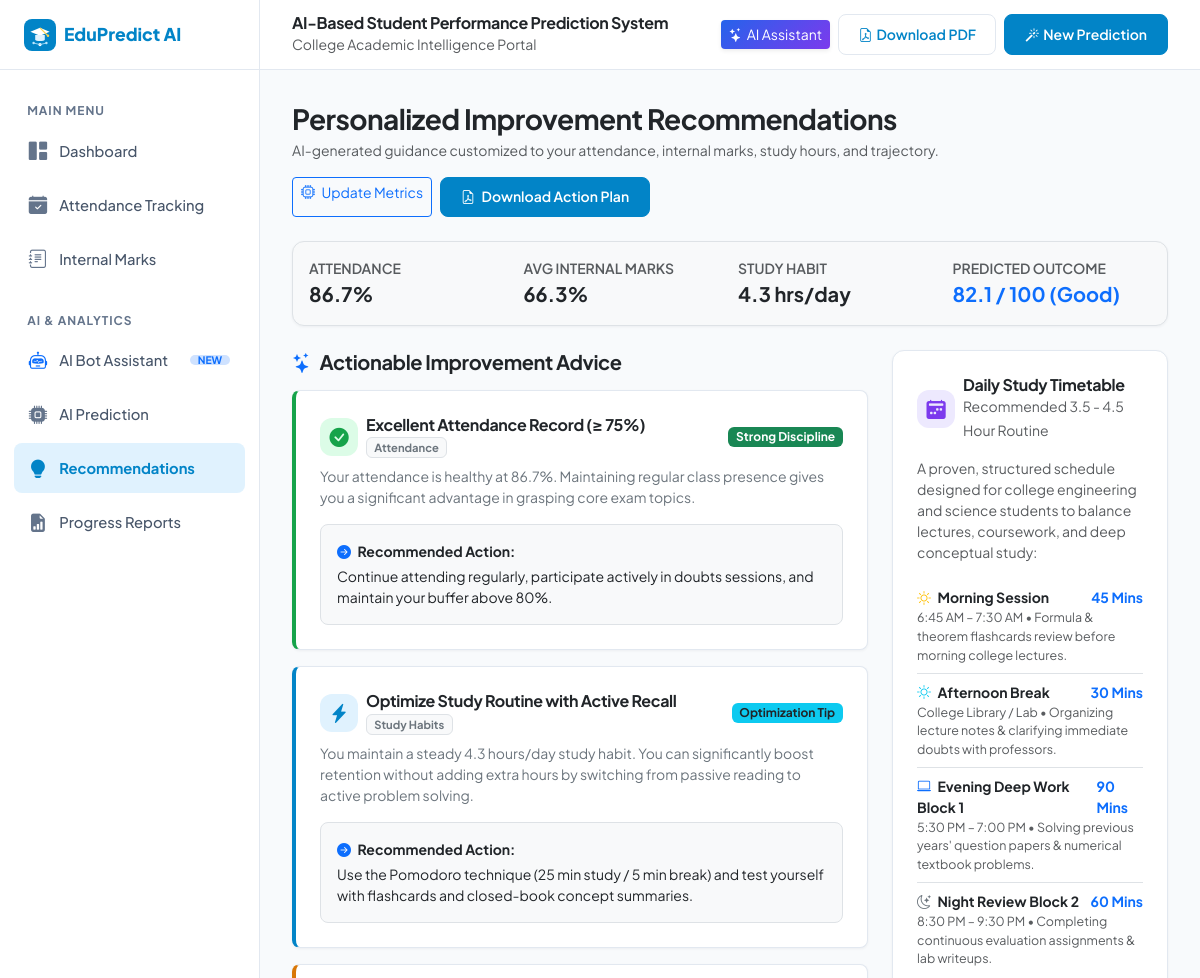
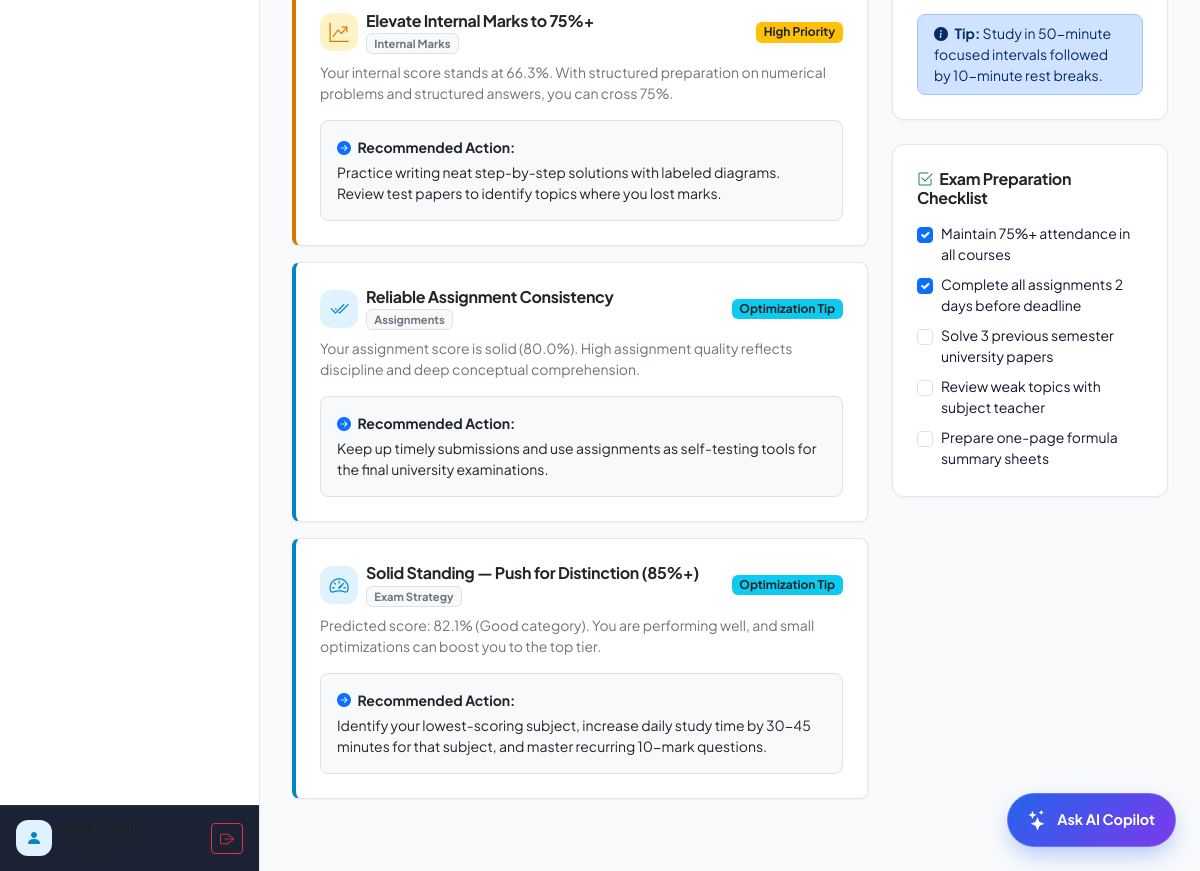
Page /recommendations (signed in) on the committed database (2 pictures, top to bottom).
### tables this page shows
CREATE TABLE predictions (
        id INTEGER PRIMARY KEY AUTOINCREMENT,
        student_id INTEGER NOT NULL,
        attendance REAL NOT NULL,
        study_hours REAL NOT NULL,
        internal_marks REAL NOT NULL,
        assignment_marks REAL NOT NULL,
        previous_semester_marks REAL NOT NULL,
        predicted_marks REAL NOT NULL,
        category TEXT NOT NULL,
        created_at TIMESTAMP DEFAULT CURRENT_TIMESTAMP, subject_name TEXT DEFAULT 'Overall Examination',
        FOREIGN KEY (student_id) REFERENCES students(id) ON DELETE CASCADE
    );

### app.py (the view)
@app.route('/recommendations')
@login_required
def recommendations():
    student = get_current_student()
    aggregates = compute_student_aggregates(student['id'])
    latest = aggregates['latest_prediction']
    study_hours = latest['study_hours'] if latest else 3.5
    assign_marks = latest['assignment_marks'] if latest else 75.0
    recs = generate_recommendations(
        attendance_pct=aggregates['overall_attendance_pct'],
        study_hours=study_hours,
        internal_avg=aggregates['avg_internal'],
        assignment_avg=assign_marks,
        predicted_marks=aggregates['predicted_marks'],
        category=aggregates['category']
    )
    return render_template(
        'recommendations.html',
        student=student,
        aggregates=aggregates,
        recommendations=recs,
        study_hours=study_hours
    )

### app.py (called while the page is built)
def login_required(view):
    @functools.wraps(view)
    def wrapped_view(**kwargs):
        if 'student_db_id' not in session:
            flash("Please sign in to access your student dashboard.", "warning")
            return redirect(url_for('login'))
        return view(**kwargs)
    return wrapped_view

def get_current_student():
    if 'student_db_id' not in session:
        return None
    conn = get_db_connection()
    student = conn.execute("SELECT * FROM students WHERE id = ?", (session['student_db_id'],)).fetchone()
    conn.close()
    return student

### database.py (called while the page is built)
def get_db_connection():
    conn = sqlite3.connect(DB_PATH)
    conn.row_factory = sqlite3.Row
    conn.execute("PRAGMA foreign_keys = ON")
    return conn

### templates/recommendations.html (shortened to what this page needs)
{% extends 'base.html' %}
{% block content %}
<div class="container-fluid px-0">
  <div class="d-flex flex-wrap justify-content-between align-items-center mb-4 gap-3">
    <div>
      <h3 class="fw-bold text-dark mb-1">Personalized Improvement Recommendations</h3>
      <p class="text-muted small mb-0">AI-generated guidance customized to your attendance, internal marks, study hours, and trajectory.</p>
    </div>
    <div class="d-flex gap-2">
      <a href="{{ url_for('predict') }}" class="btn btn-outline-primary btn-sm">
        <i class="bi bi-cpu me-1"></i> Update Metrics
      </a>
      <a href="{{ url_for('download_report_pdf') }}" class="btn btn-primary-soft btn-sm">
        <i class="bi bi-file-earmark-pdf me-1"></i> Download Action Plan
      </a>
    </div>
  </div>
  <div class="custom-card p-3 mb-4 bg-light border">
    <div class="row g-3 text-center text-sm-start align-items-center">
      <div class="col-sm-3 border-end-sm">
        <div class="small text-muted text-uppercase fw-semibold">Attendance</div>
        <div class="fw-bold fs-5 text-dark">{{ aggregates['overall_attendance_pct'] }}%</div>
      </div>
      <div class="col-sm-3 border-end-sm">
        <div class="small text-muted text-uppercase fw-semibold">Avg Internal Marks</div>
        <div class="fw-bold fs-5 text-dark">{{ aggregates['avg_internal'] }}%</div>
      </div>
      <div class="col-sm-3 border-end-sm">
        <div class="small text-muted text-uppercase fw-semibold">Study Habit</div>
        <div class="fw-bold fs-5 text-dark">{{ study_hours }} hrs/day</div>
      </div>
      <div class="col-sm-3">
        <div class="small text-muted text-uppercase fw-semibold">Predicted Outcome</div>
        <div class="fw-bold fs-5 text-primary">
          {% if aggregates['predicted_marks'] %}
            {{ aggregates['predicted_marks'] }} / 100 ({{ aggregates['category'] }})
          {% else %}
            Not Evaluated
          {% endif %}
        </div>
      </div>
    </div>
  </div>
  <div class="row g-4 mb-4">
    <div class="col-lg-8">
      <h5 class="fw-bold text-dark mb-3"><i class="bi bi-stars text-primary me-2"></i>Actionable Improvement Advice</h5>
      {% for rec in recommendations %}
        <div class="rec-card rec-{{ rec['level'] }} p-4 mb-3">
          <div class="d-flex align-items-center justify-content-between mb-2">
            <div class="d-flex align-items-center gap-2">
              <span class="metric-icon-box" style="width: 38px; height: 38px; font-size: 1.2rem;
                {% if rec['level'] == 'danger' %}background-color: #fee2e2; color: #dc2626;
                {% elif rec['level'] == 'warning' %}background-color: #fef3c7; color: #d97706;
                {% elif rec['level'] == 'success' %}background-color: #dcfce7; color: #16a34a;
                {% else %}background-color: #e0f2fe; color: #0284c7;{% endif %}">
                <i class="bi {{ rec['icon'] }}"></i>
              </span>
              <div>
                <h6 class="fw-bold text-dark mb-0">{{ rec['title'] }}</h6>
                <span class="badge bg-light text-secondary border" style="font-size: 0.7rem;">{{ rec['category'] }}</span>
              </div>
            </div>
            {% if rec['level'] == 'danger' %}
              <span class="badge bg-danger">Critical Priority</span>
            {% elif rec['level'] == 'warning' %}
              <span class="badge bg-warning text-dark">High Priority</span>
            {% elif rec['level'] == 'success' %}
              <span class="badge bg-success">Strong Discipline</span>
            {% else %}
              <span class="badge bg-info text-dark">Optimization Tip</span>
            {% endif %}
          </div>
          <p class="text-secondary small mt-2 mb-3">
            {{ rec['advice'] }}
          </p>
          <div class="p-3 bg-light rounded-3 border">
            <div class="small fw-bold text-dark mb-1"><i class="bi bi-arrow-right-circle-fill text-primary me-1"></i> Recommended Action:</div>
            <div class="small text-dark">{{ rec['action_plan'] }}</div>
          </div>
        </div>
      {% endfor %}
    </div>
    <div class="col-lg-4">
      <div class="custom-card p-4 mb-4">
        <div class="d-flex align-items-center gap-2 mb-3">
          <div class="metric-icon-box metric-icon-purple" style="width: 38px; height: 38px; font-size: 1.2rem;">
            <i class="bi bi-calendar2-week-fill"></i>
          </div>
          <div>
            <h6 class="fw-bold text-dark mb-0">Daily Study Timetable</h6>
            <small class="text-muted">Recommended 3.5 - 4.5 Hour Routine</small>
          </div>
        </div>
        <p class="small text-muted mb-3">
          A proven, structured schedule designed for college engineering and science students to balance lectures, coursework, and deep conceptual study:
        </p>
        <div class="list-group list-group-flush small">
          <div class="list-group-item px-0 py-2 border-bottom">
            <div class="d-flex justify-content-between fw-bold text-dark">
              <span><i class="bi bi-sun text-warning me-1"></i> Morning Session</span>
              <span class="text-primary">45 Mins</span>
            </div>
            <div class="text-muted" style="font-size: 0.78rem;">6:45 AM – 7:30 AM • Formula & theorem flashcards review before morning college lectures.</div>
          </div>
          <div class="list-group-item px-0 py-2 border-bottom">
            <div class="d-flex justify-content-between fw-bold text-dark">
              <span><i class="bi bi-brightness-high text-info me-1"></i> Afternoon Break</span>
              <span class="text-primary">30 Mins</span>
            </div>
            <div class="text-muted" style="font-size: 0.78rem;">College Library / Lab • Organizing lecture notes & clarifying immediate doubts with professors.</div>
          </div>
          <div class="list-group-item px-0 py-2 border-bottom">
            <div class="d-flex justify-content-between fw-bold text-dark">
              <span><i class="bi bi-laptop text-primary me-1"></i> Evening Deep Work Block 1</span>
              <span class="text-primary">90 Mins</span>
            </div>
            <div class="text-muted" style="font-size: 0.78rem;">5:30 PM – 7:00 PM • Solving previous years' question papers & numerical textbook problems.</div>
          </div>
          <div class="list-group-item px-0 py-2">
            <div class="d-flex justify-content-between fw-bold text-dark">
              <span><i class="bi bi-moon-stars text-secondary me-1"></i> Night Review Block 2</span>
              <span class="text-primary">60 Mins</span>
            </div>
            <div class="text-muted" style="font-size: 0.78rem;">8:30 PM – 9:30 PM • Completing continuous evaluation assignments & lab writeups.</div>
          </div>
        </div>
        <div class="alert alert-primary py-2 px-3 small mt-3 mb-0 rounded-3">
          <i class="bi bi-info-circle-fill me-1"></i>
          <strong>Tip:</strong> Study in 50-minute focused intervals followed by 10-minute rest breaks.
        </div>
      </div>
      <div class="custom-card p-4">
        <h6 class="fw-bold text-dark mb-3"><i class="bi bi-check2-square text-success me-1"></i> Exam Preparation Checklist</h6>
        <div class="form-check mb-2">
          <input class="form-check-input" type="checkbox" id="chk1" checked>
          <label class="form-check-label small" for="chk1">Maintain 75%+ attendance in all courses</label>
        </div>
        <div class="form-check mb-2">
          <input class="form-check-input" type="checkbox" id="chk2" checked>
          <label class="form-check-label small" for="chk2">Complete all assignments 2 days before deadline</label>
        </div>
        <div class="form-check mb-2">
          <input class="form-check-input" type="checkbox" id="chk3">
          <label class="form-check-label small" for="chk3">Solve 3 previous semester university papers</label>
        </div>
        <div class="form-check mb-2">
          <input class="form-check-input" type="checkbox" id="chk4">
          <label class="form-check-label small" for="chk4">Review weak topics with subject teacher</label>
        </div>
        <div class="form-check">
          <input class="form-check-input" type="checkbox" id="chk5">
          <label class="form-check-label small" for="chk5">Prepare one-page formula summary sheets</label>
        </div>
      </div>
    </div>
  </div>
</div>
{% endblock %}

### static/css/style.css (style rules this page uses)
:root { --primary-color: #0284c7; --primary-hover: #0369a1; --primary-light: #e0f2fe; --primary-subtle: #f0f9ff; --accent-cyan: #06b6d4; --bg-main: #f8fafc; --bg-card: #ffffff; --text-main: #0f172a; --text-muted: #64748b; --border-color: #e2e8f0; --success-color: #16a34a; --warning-color: #d97706; --danger-color: #dc2626; --sidebar-width: 260px; --header-height: 70px; --radius-sm: 8px; --radius-md: 12px; --radius-lg: 16px; --shadow-sm: 0 1px 3px rgba(15, 23, 42, 0.05); --shadow-md: 0 4px 12px rgba(15, 23, 42, 0.06); --shadow-lg: 0 10px 25px rgba(15, 23, 42, 0.08); }
body { font-family: 'Plus Jakarta Sans', -apple-system, BlinkMacSystemFont, "Segoe UI", Roboto, Helvetica, Arial, sans-serif; background-color: var(--bg-main); color: var(--text-main); min-height: 100vh; margin: 0; padding: 0; -webkit-font-smoothing: antialiased; }
h1, h2, h3, h4, h5, h6 { font-weight: 700; color: var(--text-main); letter-spacing: -0.02em; }
a { color: var(--primary-color); text-decoration: none; transition: color 0.2s ease; }
.custom-card { background-color: var(--bg-card); border: 1px solid var(--border-color); border-radius: var(--radius-md); box-shadow: var(--shadow-sm); transition: transform 0.2s ease, box-shadow 0.2s ease; overflow: hidden; }
.metric-icon-box { width: 54px; height: 54px; border-radius: var(--radius-md); display: flex; align-items: center; justify-content: center; font-size: 1.6rem; flex-shrink: 0; }
.metric-icon-purple { background-color: #ede9fe; color: #7c3aed; }
.btn-primary-soft { background-color: var(--primary-color); color: #ffffff; border: 1px solid var(--primary-color); font-weight: 600; border-radius: var(--radius-sm); padding: 0.55rem 1.25rem; transition: all 0.2s ease; }
.rec-card { border-left: 4px solid var(--primary-color); border-radius: var(--radius-sm); background-color: #ffffff; padding: 1.25rem; box-shadow: var(--shadow-sm); margin-bottom: 1rem; border-top: 1px solid var(--border-color); border-right: 1px solid var(--border-color); border-bottom: 1px solid var(--border-color); }
.rec-card.rec-warning { border-left-color: var(--warning-color); }
.rec-card.rec-success { border-left-color: var(--success-color); }
.rec-card.rec-info { border-left-color: var(--primary-color); }

### static/css/chatbot.css (style rules this page uses)
:root { --chat-bg: #f8fafc; --chat-sidebar-bg: #0f172a; --chat-sidebar-hover: #1e293b; --chat-sidebar-active: #2563eb; --chat-card-bg: #ffffff; --chat-border: #e2e8f0; --chat-primary: #2563eb; --chat-primary-hover: #1d4ed8; --chat-user-msg-bg: #eff6ff; --chat-user-msg-border: #bfdbfe; --chat-ai-msg-bg: #ffffff; --chat-ai-msg-border: #e2e8f0; --chat-text-dark: #0f172a; --chat-text-muted: #64748b; --chat-code-bg: #1e293b; }

### rows in the picture
predictions: study_hours "4.3", predicted_marks "82.1", category "Good"

### other values in the picture
{{ aggregates['overall_attendance_pct'] }} "86.7"
{{ aggregates['avg_internal'] }} "66.3"
{{ rec['title'] }} "Excellent Attendance Record (≥ 75%)" "Optimize Study Routine with Active Recall" "Elevate Internal Marks to 75%+" "Reliable Assignment Consistency" "Solid Standing — Push for Distinction (85%+)"
{{ rec['category'] }} "Attendance" "Study Habits" "Internal Marks" "Assignments" "Exam Strategy"
{{ rec['advice'] }} "Your attendance is healthy at 86.7%. Maintaining regular class presence gives you a significant advantage in grasping core exam topics." "You maintain a steady 4.3 hours/day study habit. You can significantly boost retention without adding extra hours by switching from passive reading to active problem solving." "Your internal score stands at 66.3%. With structured preparation on numerical problems and structured answers, you can cross 75%." "Your assignment score is solid (80.0%). High assignment quality reflects discipline and deep conceptual comprehension." "Predicted score: 82.1% (Good category). You are performing well, and small optimizations can boost you to the top tier."
{{ rec['action_plan'] }} "Continue attending regularly, participate actively in doubts sessions, and maintain your buffer above 80%." "Use the Pomodoro technique (25 min study / 5 min break) and test yourself with flashcards and closed-book concept summaries." "Practice writing neat step-by-step solutions with labeled diagrams. Review test papers to identify topics where you lost marks." "Keep up timely submissions and use assignments as self-testing tools for the final university examinations." "Identify your lowest-scoring subject, increase daily study time by 30-45 minutes for that subject, and master recurring 10-mark questions."
